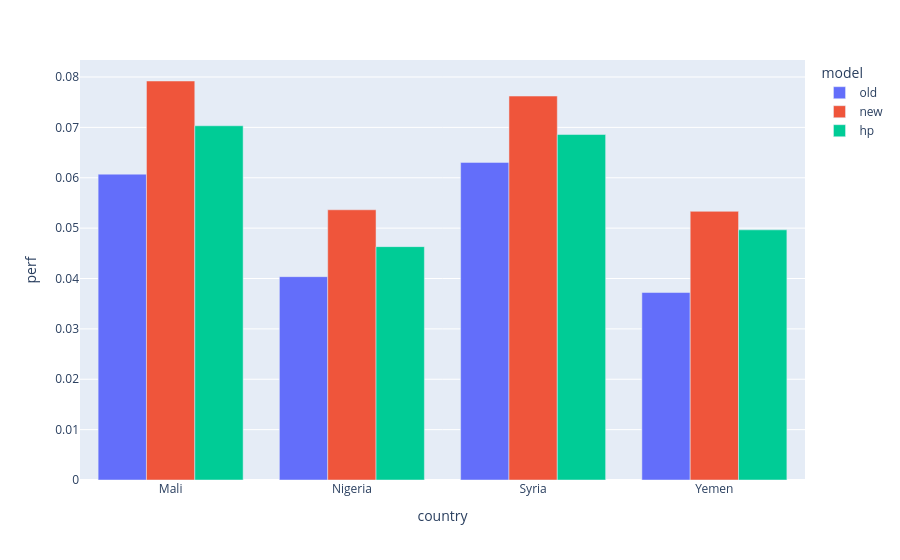

This figure's notebook cell:
### Code cell
res = []
country = []
model = []
for c in ['Mali', 'Nigeria', 'Syria','Yemen']:
  
    old = performances_forecasts(c)
    old=np.median(old)
    model.append('old')
    res.append(old)  
    country.append(c)
      
        
    dfn = pd.read_csv(f"../FamPredAI/new_predictions/{c}_RC_100.csv")
    new = dfn.groupby('split').apply(lambda g: rmse(g.data, g.prediction)).median()
    model.append('new')
    res.append(new)  
    country.append(c)
  

    hp = pd.read_csv(f"grid_search_data/best_hyperparameters/HP_RC_{c}.csv")
    hp = hp["metric60"].median()
    
    model.append('hp')
    res.append(hp)  
    country.append(c)
    
    
    
df = pd.DataFrame()
df['perf'] = res
df['model'] = model
df['country'] = country
px.bar(df, x='country', y='perf', color='model', barmode="group")

### Figure 1 — Plotly figure (JSON) as saved in the notebook; plotly's stock layout.template omitted (floating-point values rounded to 4 significant figures)
{"data": [{"alignmentgroup": "True", "hovertemplate": "model=old<br>country=%{x}<br>perf=%{y}<extra></extra>", "legendgroup": "old", "marker": {"color": "#636efa"}, "name": "old", "offsetgroup": "old", "orientation": "v", "showlegend": true, "textposition": "auto", "type": "bar", "x": ["Mali", "Nigeria", "Syria", "Yemen"], "xaxis": "x", "y": [0.06071, 0.04036, 0.06305, 0.03722], "yaxis": "y"}, {"alignmentgroup": "True", "hovertemplate": "model=new<br>country=%{x}<br>perf=%{y}<extra></extra>", "legendgroup": "new", "marker": {"color": "#EF553B"}, "name": "new", "offsetgroup": "new", "orientation": "v", "showlegend": true, "textposition": "auto", "type": "bar", "x": ["Mali", "Nigeria", "Syria", "Yemen"], "xaxis": "x", "y": [0.07921, 0.05364, 0.07622, 0.05333], "yaxis": "y"}, {"alignmentgroup": "True", "hovertemplate": "model=hp<br>country=%{x}<br>perf=%{y}<extra></extra>", "legendgroup": "hp", "marker": {"color": "#00cc96"}, "name": "hp", "offsetgroup": "hp", "orientation": "v", "showlegend": true, "textposition": "auto", "type": "bar", "x": ["Mali", "Nigeria", "Syria", "Yemen"], "xaxis": "x", "y": [0.07032, 0.04633, 0.06858, 0.04966], "yaxis": "y"}], "layout": {"barmode": "group", "legend": {"title": {"text": "model"}, "tracegroupgap": 0}, "margin": {"t": 60}, "xaxis": {"anchor": "y", "domain": [0, 1], "title": {"text": "country"}}, "yaxis": {"anchor": "x", "domain": [0, 1], "title": {"text": "perf"}}}}
